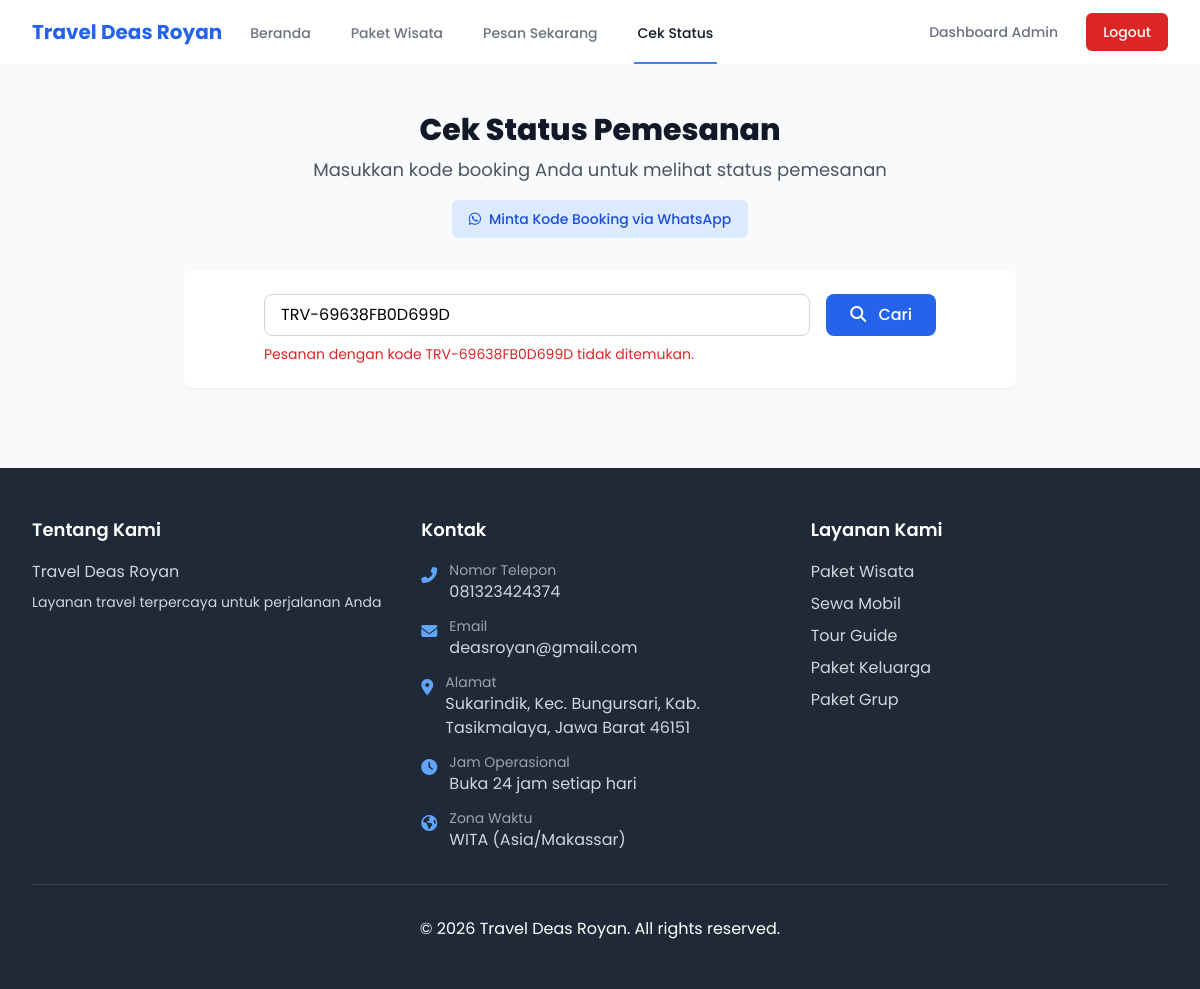
Before: /cek-status.php?kode=TRV-69638FB0D699D (signed in) with the older database file.
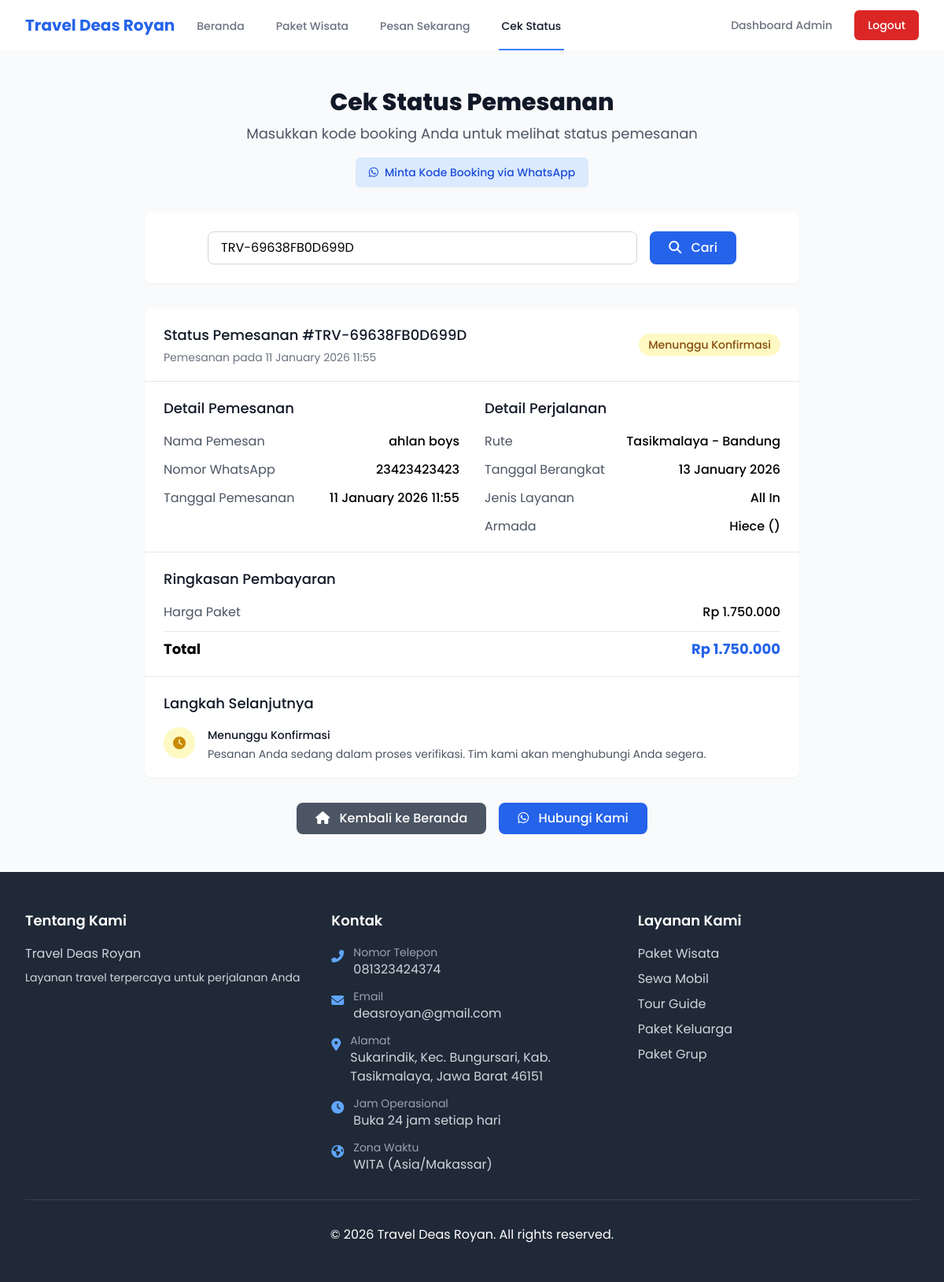
After: the same page with the newer database file.
### tables this page shows
CREATE TABLE `booking` (
  `id` int(11) NOT NULL,
  `kode_booking` varchar(20) NOT NULL,
  `nama_pemesan` varchar(100) NOT NULL,
  `no_wa` varchar(20) NOT NULL,
  `id_paket` int(11) NOT NULL,
  `id_armada` int(11) DEFAULT NULL,
  `id_supir` int(11) DEFAULT NULL,
  `tanggal_berangkat` date NOT NULL,
  `total_harga` decimal(12,2) NOT NULL,
  `status` enum('menunggu','dikonfirmasi','ditolak','selesai') DEFAULT 'menunggu',
  `catatan` text DEFAULT NULL,
  `created_at` timestamp NOT NULL DEFAULT current_timestamp(),
  `updated_at` timestamp NOT NULL DEFAULT current_timestamp() ON UPDATE current_timestamp(),
  `jenis_booking` enum('wisata','dropan') NOT NULL DEFAULT 'wisata',
  `id_jadwal_dropan` int(11) DEFAULT NULL,
  `jumlah_penumpang` int(11) DEFAULT 1
);

CREATE TABLE `armada` (
  `id` int(11) NOT NULL,
  `nama` varchar(100) NOT NULL,
  `nomor_polisi` varchar(20) DEFAULT NULL,
  `jenis` varchar(50) NOT NULL,
  `kapasitas` int(11) NOT NULL,
  `deskripsi` text DEFAULT NULL,
  `status` enum('tersedia','dipesan','dalam_perjalanan','maintenance') DEFAULT 'tersedia',
  `created_at` timestamp NOT NULL DEFAULT current_timestamp(),
  `updated_at` timestamp NOT NULL DEFAULT current_timestamp() ON UPDATE current_timestamp()
);

### helpers/functions.php (called while the page is built, shortened)
<?php
function formatRupiah($number) {
    return 'Rp ' . number_format($number, 0, ',', '.');
}
?>

### cek-status.php (the view, shortened to what the changed rows need)
<?php
require_once 'config/config.php';
$pemesanan = null;
$error = '';
if (isset($_GET['kode'])) {
    $kode_booking = trim($_GET['kode']);
        try {
            $stmt = $pdo->prepare("
                SELECT b.*, p.nama_paket, p.jenis_layanan,
                       CONCAT(r.asal, ' - ', r.tujuan) as rute,
                       a.nama as nama_armada, a.jenis as jenis_armada
                FROM booking b
                JOIN paket p ON b.id_paket = p.id
                JOIN rute r ON p.id_rute = r.id
                JOIN armada a ON b.id_armada = a.id
                WHERE b.kode_booking = ?
            ");
            $stmt->execute([$kode_booking]);
            $pemesanan = $stmt->fetch();
            if (!$pemesanan) {
                $error = 'Pesanan dengan kode ' . htmlspecialchars($kode_booking) . ' tidak ditemukan.';
            }
        } catch (PDOException $e) {
            $error = 'Terjadi kesalahan saat memeriksa status pemesanan. Silakan coba lagi nanti.';
        }
}
?>
<?php include 'partials/header.php'; ?>
<div class="py-12 bg-gray-50">
    <div class="max-w-4xl mx-auto px-4 sm:px-6 lg:px-8">
        <div class="text-center mb-8">
            <h1 class="text-3xl font-extrabold text-gray-900">Cek Status Pemesanan</h1>
        </div>
        <div class="bg-white rounded-lg shadow-sm p-6 mb-8">
            <form action="" method="get" class="max-w-2xl mx-auto">
                <div class="flex flex-col sm:flex-row gap-4">
                    <div class="flex-grow">
                    </div>
                    <button type="submit" class="btn-primary whitespace-nowrap">
                    </button>
                </div>
                <?php if ($error): ?>
                    <p class="mt-2 text-sm text-red-600"><?php echo $error; ?></p>
                <?php endif; ?>
            </form>
        </div>
        <?php if ($pemesanan): ?>
            <div class="bg-white rounded-lg shadow-sm overflow-hidden">
                <div class="px-6 py-5 border-b border-gray-200 sm:flex sm:items-center sm:justify-between">
                    <div>
                        <h2 class="text-lg font-medium text-gray-900">
                            Status Pemesanan #<?php echo htmlspecialchars($pemesanan['kode_booking']); ?>
                        </h2>
                        <p class="mt-1 text-sm text-gray-500">
                            Pemesanan pada <?php echo date('d F Y H:i', strtotime($pemesanan['created_at'])); ?>
                        </p>
                    </div>
                    <div class="mt-4 sm:mt-0">
                        <span class="px-3 py-1 rounded-full text-sm font-medium
                            <?php
                            $status_class = [
                                'menunggu' => 'bg-yellow-100 text-yellow-800',
                                'dikonfirmasi' => 'bg-blue-100 text-blue-800',
                                'ditolak' => 'bg-red-100 text-red-800',
                                'selesai' => 'bg-green-100 text-green-800'
                            ][$pemesanan['status']] ?? 'bg-gray-100 text-gray-800';
                            echo $status_class;
                            ?>">
                            <?php
                            $status_text = [
                                'menunggu' => 'Menunggu Konfirmasi',
                                'dikonfirmasi' => 'Terkonfirmasi',
                                'ditolak' => 'Ditolak',
                                'selesai' => 'Selesai'
                            ][$pemesanan['status']] ?? $pemesanan['status'];
                            echo $status_text;
                            ?>
                        </span>
                    </div>
                </div>
                <div class="px-6 py-5 border-b border-gray-200">
                    <div class="grid grid-cols-1 md:grid-cols-2 gap-8">
                        <div>
                            <h3 class="text-lg font-medium text-gray-900 mb-4">Detail Pemesanan</h3>
                            <div class="space-y-3">
                                <div class="flex justify-between">
                                    <span class="text-gray-600">Nama Pemesan</span>
                                    <span class="font-medium"><?php echo htmlspecialchars($pemesanan['nama_pemesan']); ?></span>
                                </div>
                                <div class="flex justify-between">
                                    <span class="text-gray-600">Nomor WhatsApp</span>
                                    <span class="font-medium"><?php echo htmlspecialchars($pemesanan['no_wa']); ?></span>
                                </div>
                                <div class="flex justify-between">
                                    <span class="text-gray-600">Tanggal Pemesanan</span>
                                    <span class="font-medium"><?php echo date('d F Y H:i', strtotime($pemesanan['created_at'])); ?></span>
                                </div>
                            </div>
                        </div>
                        <div>
                            <h3 class="text-lg font-medium text-gray-900 mb-4">Detail Perjalanan</h3>
                            <div class="space-y-3">
                                <div class="flex justify-between">
                                    <span class="text-gray-600">Rute</span>
                                    <span class="font-medium text-right"><?php echo htmlspecialchars($pemesanan['rute']); ?></span>
                                </div>
                                <div class="flex justify-between">
                                    <span class="text-gray-600">Tanggal Berangkat</span>
                                    <span class="font-medium"><?php echo date('d F Y', strtotime($pemesanan['tanggal_berangkat'])); ?></span>
                                </div>
                                <div class="flex justify-between">
                                    <span class="text-gray-600">Jenis Layanan</span>
                                    <span class="font-medium"><?php echo $pemesanan['jenis_layanan'] === 'all_in' ? 'All In' : 'Non All In'; ?></span>
                                </div>
                                <div class="flex justify-between">
                                    <span class="text-gray-600">Armada</span>
                                    <span class="font-medium"><?php echo htmlspecialchars($pemesanan['nama_armada'] . ' (' . $pemesanan['jenis_armada'] . ')'); ?></span>
                                </div>
                            </div>
                        </div>
                    </div>
                </div>
                <div class="px-6 py-5 border-b border-gray-200">
                    <h3 class="text-lg font-medium text-gray-900 mb-4">Ringkasan Pembayaran</h3>
                    <div class="space-y-3">
                        <div class="flex justify-between">
                            <span class="text-gray-600">Harga Paket</span>
                            <span class="font-medium"><?php echo formatRupiah($pemesanan['total_harga']); ?></span>
                        </div>
                        <div class="pt-2 mt-2 border-t border-gray-200">
                            <div class="flex justify-between text-lg font-bold">
                                <span>Total</span>
                                <span class="text-blue-600"><?php echo formatRupiah($pemesanan['total_harga']); ?></span>
                            </div>
                        </div>
                    </div>
                </div>
                <div class="px-6 py-5">
                    <h3 class="text-lg font-medium text-gray-900 mb-4">Langkah Selanjutnya</h3>
                    <div class="space-y-4">
                        <?php if ($pemesanan['status'] === 'menunggu'): ?>
                            <div class="flex items-start">
                                <div class="flex-shrink-0 h-10 w-10 rounded-full bg-yellow-100 flex items-center justify-center">
                                    <i class="fas fa-clock text-yellow-600"></i>
                                </div>
                                <div class="ml-4">
                                    <h4 class="text-sm font-medium text-gray-900">Menunggu Konfirmasi</h4>
                                    <p class="mt-1 text-sm text-gray-600">
                                        Pesanan Anda sedang dalam proses verifikasi. Tim kami akan menghubungi Anda segera.
                                    </p>
                                </div>
                            </div>
                        <?php endif; ?>
                    </div>
                </div>
            </div>
            <div class="mt-8 flex flex-col sm:flex-row justify-center gap-4">
                <a href="index.php" class="btn-secondary">
                    <i class="fas fa-home mr-2"></i> Kembali ke Beranda
                </a>
                <?php
                $wa_message = urlencode('Halo, saya ingin menanyakan status pemesanan dengan kode: ' . $pemesanan['kode_booking']);
                $wa_link = 'https://wa.me/' . WHATSAPP_NUMBER . '?text=' . $wa_message;
                ?>
                <a href="<?php echo $wa_link; ?>"
                   target="_blank"
                   class="btn-primary">
                    <i class="fab fa-whatsapp mr-2"></i> Hubungi Kami
                </a>
            </div>
        <?php endif; ?>
    </div>
</div>
<?php include 'partials/footer.php'; ?>

Changed rows visible on the page:
added booking: kode_booking "TRV-69638FB0D699D", created_at "11 January 2026 11:55", status "Menunggu Konfirmasi", nama_pemesan "ahlan boys", no_wa "23423423423", tanggal_berangkat "13 January 2026", id_armada.jenis "Hiece ()", total_harga "Rp 1.750.000"
Other visible differences:
$pemesanan['rute']: (not shown) → "Tasikmalaya - Bandung"
$error: "Pesanan dengan kode TRV-69638FB0D699D tidak ditemukan." → (not shown)
text now shown: "Status Pemesanan # Pemesanan pada Detail Pemesanan Nama Pemesan Nomor WhatsApp Tanggal Pemesanan Detail Perjalanan Rute Tanggal Berangkat Jenis Layanan All In Armada Ringkasan Pembayaran Harga Paket Total Langkah Selanjutnya Menunggu Konfirmasi Pesanan Anda sedang dalam proses verifikasi. Tim kami akan menghubungi Anda segera. Kembali ke Beranda Hubungi Kami"
